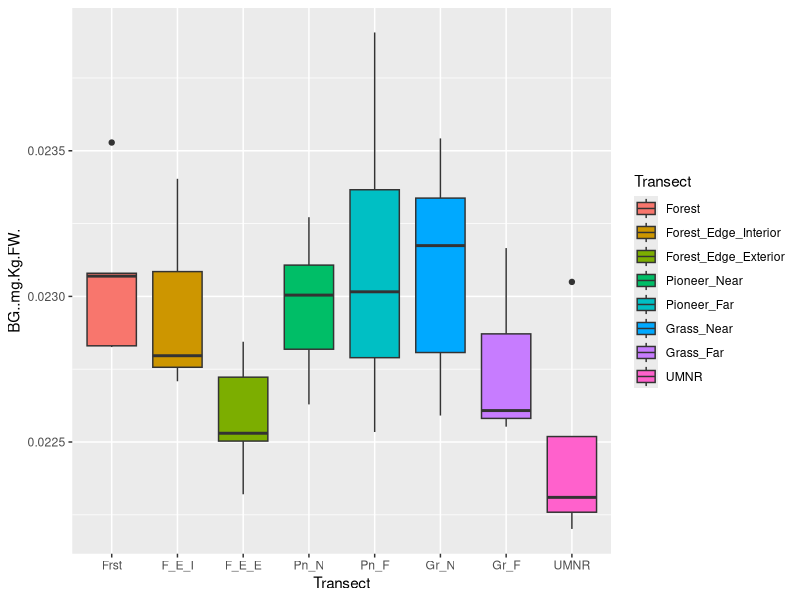
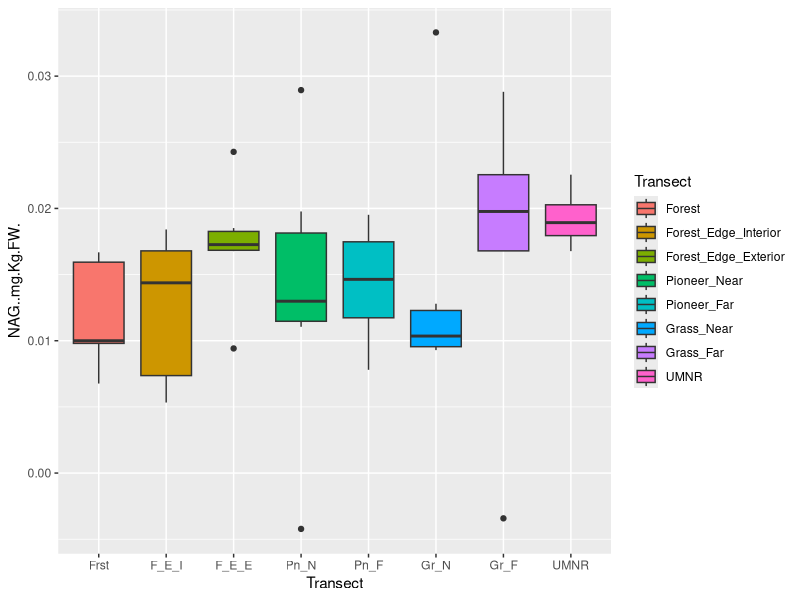
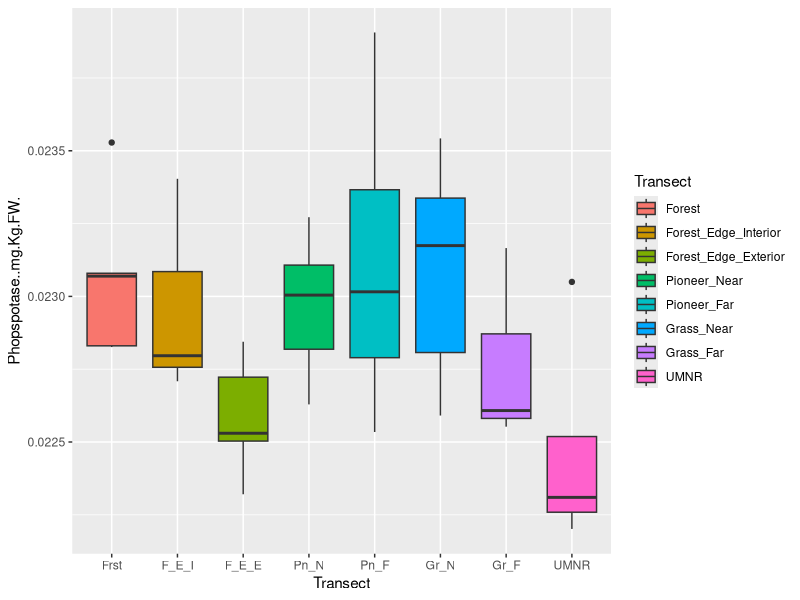

Write the R code that produced these figures, in order. (Note: this script raises an error after producing the figures.)
rm(list=ls())
library(tidyverse)
library(dplyr)
library(ggplot2)
#Import Enzyme Data 
Enzyme <- read.csv("Raw_Data/Enzyme Assay Data.csv")
Enzyme$Transect <- factor(Enzyme$Transect, levels=c("Forest", "Forest_Edge_Interior", "Forest_Edge_Exterior", "Pioneer_Near", "Pioneer_Far", "Grass_Near", "Grass_Far", "UMNR"))
#Look at spread of data per transect with boxplot 
Phosphotase <- ggplot(data = Enzyme, aes(Transect, Phopspotase..mg.Kg.FW., fill = Transect)) + geom_boxplot() + scale_x_discrete("Transect", label = abbreviate)
BG <- ggplot(data = Enzyme, aes(Transect, BG..mg.Kg.FW., fill = Transect)) + geom_boxplot() + scale_x_discrete("Transect", label = abbreviate)
NAG <- ggplot(data = Enzyme, aes(Transect, NAG..mg.Kg.FW., fill = Transect)) + geom_boxplot() + scale_x_discrete("Transect", label = abbreviate)
pdf(file = "outputs/Enzymes.pdf")
par(2,2)
plot(Phosphotase)
plot(BG)
plot(NAG)
dev.off()


